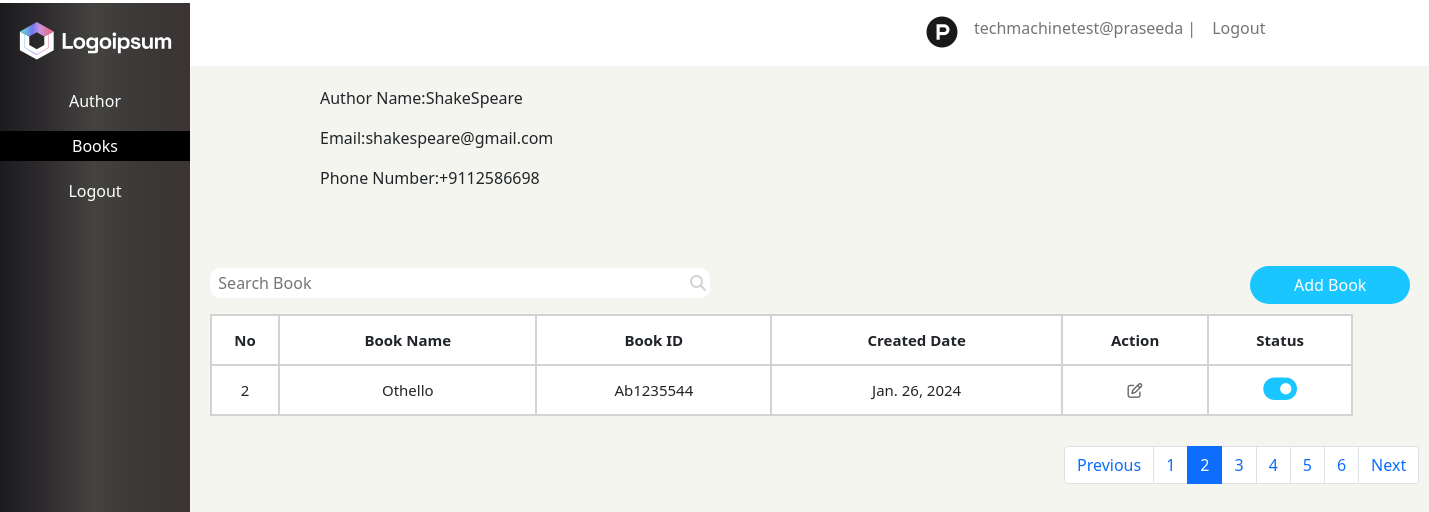
The page /book_app/authdetails/1?page=2 on the database its author committed.
### book_app/models.py (models this page shows, shortened)
class authormodel(models.Model):
    authname=models.CharField(max_length=100)
    uname=models.CharField(max_length=100)
    email=models.EmailField()

class bookmodel(models.Model):
    bookna=models.CharField(max_length=100)
    authorname=models.CharField(max_length=100)
    date=models.DateField(auto_now_add=True)

### book_app/views.py (the view)
# urls.py: path('authdetails/<int:id>',authdetails),
def authdetails(request,id):
    a=authormodel.objects.get(id=id)
    h=bookmodel.objects.all()
    u=User.objects.all()
    paginator=Paginator(h,1)
    page=request.GET.get('page',1)
    dy=paginator.get_page(page)
    return render(request,'detaildisplay.html',{'a':a,'h':h,'u':u,'dy':dy})

### book_app/templates/detaildisplay.html (shortened to what this page needs)
<!DOCTYPE html>
<html lang="en">
<head>
    <link href="https://cdn.jsdelivr.net/npm/bootstrap@5.0.2/dist/css/bootstrap.min.css" rel="stylesheet">
</head>
<body>
    <nav class="navbar navbar-expand-lg navbar-light">
  <div class="container-fluid">
    <div class="collapse navbar-collapse" id="navbarSupportedContent">
      <ul class="navbar-nav me-auto mb-2 mb-lg-0">
        <li class="nav-item">
          <a class="nav-link active" aria-current="page" href="#"><i class="fa-brands fa-product-hunt fa-2x" style="margin-left:890px;"></i> </a>
        </li>
          {% for i in u %}
        <li class="nav-item">
          <a class="nav-link" href="#">{{i.username}} |</a>
        </li>
          {% endfor %}
           <li class="nav-item">
          <a class="nav-link" href="http://127.0.0.1:8000/book_app/logout/">Logout</a>
        </li>
      </ul>
    </div>
  </div>
</nav>
  <section>
    <div class="reg">
        <h5></h5>
        <div class="se">
            <p>Author</p>
            <p id="one">Books</p>
            <p>Logout</p>
        </div>
    </div>
       <div class="co1">
           <p>Author Name:{{a.authname}}</p>
           <p>Email:{{a.email}}</p>
           <p>Phone Number:+9112586698</p>
        </div>
    </section>
    <div class="sea">
          <input type="text" id="myInput" onkeyup="myFunction()" placeholder="  Search Book"><i class="fa-solid fa-magnifying-glass" style="margin-left:-20px;color:lightgrey;"></i>
          <a href="http://127.0.0.1:8000/book_app/bookreg/"><button type="submit" class="btn">Add Book</button></a>
        <table class="tb1" id="myTable">
            <tr>
                <th>No</th>
                <th>Book Name</th>
                <th>Book ID</th>
                <th>Created Date</th>
                <th>Action</th>
                <th>Status</th>
            </tr>
        {% for i in h %}
             {% if a.authname == i.authorname %}
            <tr>
                <td>{{i.id}}</td>
                <td>{{i.bookna}}</td>
                <td>Ab1235544</td>
                <td>{{i.date}}</td>
                <td><a href="http://127.0.0.1:8000/book_app/bookedit/{{i.id}}"><i class="fa-regular fa-pen-to-square" style="color:dimgrey;"></i></a></td>
                <td><i class="fa-solid fa-toggle-on fa-2x" style="color:#1ac6ff;"></i></td>
            </tr>
            {% endif %}
        {% endfor %}
        </table>
    </div>
    <nav aria-label="...">
  <ul class="pagination">
       {% if dy.has_previous %}
    <li class="page-item">
      <a class="page-link" href="?page={{dy.previous_page_number}}" tabindex="-1" aria-disabled="true">Previous</a>
    </li>
        {% endif %}
        {% for i in dy.paginator.page_range %}
            {% if dy.number == i %}
               <li class="page-item active" aria-current="page">
                   <a class="page-link" href="#">{{i}}</a>
               </li>
                    {% else %}
              <li class="page-item"><a class="page-link" href="?page={{i}}">{{i}}</a></li>
                {% endif %}
                {% endfor %}
                {% if dy.has_next %}
    <li class="page-item">
      <a class="page-link" href="?page={{ dy.next_page_number }}">Next</a>
    </li>
        {% endif %}
  </ul>
</nav>
</body>
</html>

### book_app/templates/detaildisplay.html (style rules this page uses)
* { padding:0px; margin:0px; box:border-box; }
body { background:#f5f5f0; }
.reg { height:725px; width:190px; background-color: #1b1b1d; background-image: linear-gradient(90deg, #1b1b1d 0%, #2d2a2d 22%, #444340 49%, #3b3838 75%, #3b3434 100%); position:fixed; margin-top:-63px; }
.se p { color:white; text-align:center; padding:2px; }
#one { border:1px solid black; background:black; }
h5 { color:white; padding:19px; text-align:center; }
.tb1 { border-collapse:collapse; width:80%; font-size:20px; margin-left:210px; background:#fff; margin-top:10px; }
.tb1,td,th { border-bottom:2px solid lightgrey; border-top:2px solid lightgrey; border:2px solid lightgrey; }
td,th { text-align:center; height:50px; font-size:15px; }
.co1 { width:70%; height:200px; background:#f5f5f0; margin-left:300px; padding:20px; }
input { width:500px; height:30px; margin-left:210px; border-radius:10px; border:none; }
.btn { width:160px; border-radius:20px; background:#1ac6ff; margin-left:540px; color:white; }
.pagination { margin-left:1064px; margin-top:30px; }
.navbar { background:#fff; }

### rows shown on the page
authormodel: authname "ShakeSpeare", email "shakespeare@gmail.com"
bookmodel: id "2", bookna "Othello", date "Jan. 26, 2024"

### other values the page prints
{{ i.username }} "techmachinetest@praseeda"
{{ i }} "1" "3" "4" "5" "6"
{{ i }} "2"
